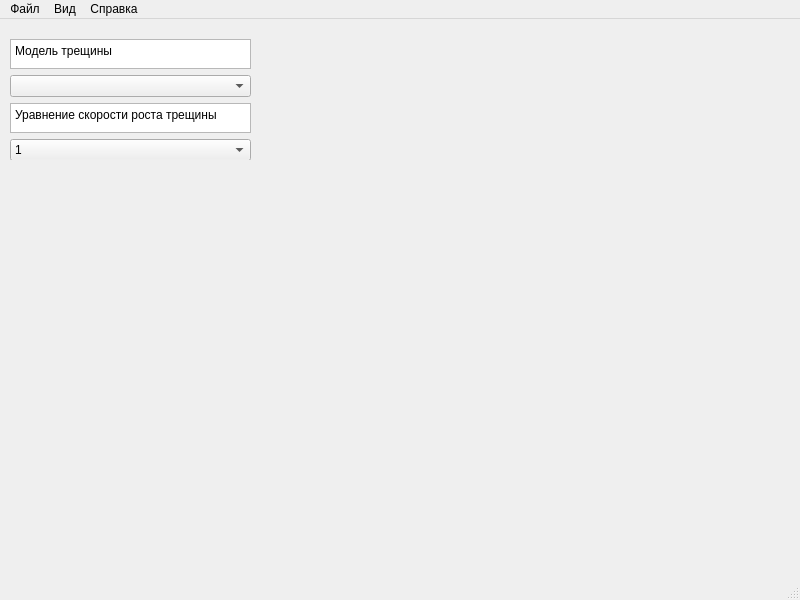
<?xml version="1.0" encoding="UTF-8"?>
<ui version="4.0">
 <class>MainWindow</class>
 <widget class="QMainWindow" name="MainWindow">
  <property name="geometry">
   <rect>
    <x>0</x>
    <y>0</y>
    <width>800</width>
    <height>600</height>
   </rect>
  </property>
  <property name="windowTitle">
   <string>MainWindow</string>
  </property>
  <widget class="QWidget" name="centralwidget">
   <widget class="QWidget" name="gridLayoutWidget">
    <property name="geometry">
     <rect>
      <x>10</x>
      <y>20</y>
      <width>241</width>
      <height>121</height>
     </rect>
    </property>
    <layout class="QGridLayout" name="gridLayout">
     <item row="4" column="0">
      <widget class="QTextEdit" name="textEdit_2">
       <property name="readOnly">
        <bool>true</bool>
       </property>
       <property name="html">
        <string>&lt;!DOCTYPE HTML PUBLIC &quot;-//W3C//DTD HTML 4.0//EN&quot; &quot;http://www.w3.org/TR/REC-html40/strict.dtd&quot;&gt;
&lt;html&gt;&lt;head&gt;&lt;meta name=&quot;qrichtext&quot; content=&quot;1&quot; /&gt;&lt;meta charset=&quot;utf-8&quot; /&gt;&lt;style type=&quot;text/css&quot;&gt;
p, li { white-space: pre-wrap; }
hr { height: 1px; border-width: 0; }
li.unchecked::marker { content: &quot;\2610&quot;; }
li.checked::marker { content: &quot;\2612&quot;; }
&lt;/style&gt;&lt;/head&gt;&lt;body style=&quot; font-family:'Segoe UI'; font-size:9pt; font-weight:400; font-style:normal;&quot;&gt;
&lt;p style=&quot; margin-top:0px; margin-bottom:0px; margin-left:0px; margin-right:0px; -qt-block-indent:0; text-indent:0px;&quot;&gt;Уравнение скорости роста трещины&lt;/p&gt;&lt;/body&gt;&lt;/html&gt;</string>
       </property>
      </widget>
     </item>
     <item row="5" column="0">
      <widget class="QComboBox" name="comboBox_2">
       <item>
        <property name="text">
         <string>1</string>
        </property>
       </item>
       <item>
        <property name="text">
         <string>2</string>
        </property>
       </item>
       <item>
        <property name="text">
         <string>3</string>
        </property>
       </item>
      </widget>
     </item>
     <item row="0" column="0">
      <widget class="QTextEdit" name="textEdit">
       <property name="readOnly">
        <bool>true</bool>
       </property>
       <property name="html">
        <string>&lt;!DOCTYPE HTML PUBLIC &quot;-//W3C//DTD HTML 4.0//EN&quot; &quot;http://www.w3.org/TR/REC-html40/strict.dtd&quot;&gt;
&lt;html&gt;&lt;head&gt;&lt;meta name=&quot;qrichtext&quot; content=&quot;1&quot; /&gt;&lt;meta charset=&quot;utf-8&quot; /&gt;&lt;style type=&quot;text/css&quot;&gt;
p, li { white-space: pre-wrap; }
hr { height: 1px; border-width: 0; }
li.unchecked::marker { content: &quot;\2610&quot;; }
li.checked::marker { content: &quot;\2612&quot;; }
&lt;/style&gt;&lt;/head&gt;&lt;body style=&quot; font-family:'Segoe UI'; font-size:9pt; font-weight:400; font-style:normal;&quot;&gt;
&lt;p style=&quot; margin-top:0px; margin-bottom:0px; margin-left:0px; margin-right:0px; -qt-block-indent:0; text-indent:0px;&quot;&gt;Модель трещины&lt;/p&gt;&lt;/body&gt;&lt;/html&gt;</string>
       </property>
      </widget>
     </item>
     <item row="1" column="0">
      <widget class="QComboBox" name="comboBox"/>
     </item>
    </layout>
   </widget>
  </widget>
  <widget class="QStatusBar" name="statusbar"/>
  <widget class="QMenuBar" name="menubar">
   <property name="geometry">
    <rect>
     <x>0</x>
     <y>0</y>
     <width>800</width>
     <height>22</height>
    </rect>
   </property>
   <widget class="QMenu" name="menu">
    <property name="title">
     <string>Файл</string>
    </property>
    <addaction name="action"/>
    <addaction name="action_2"/>
    <addaction name="action_3"/>
    <addaction name="action_4"/>
    <addaction name="separator"/>
    <addaction name="action_6"/>
   </widget>
   <widget class="QMenu" name="menu_3">
    <property name="title">
     <string>Вид</string>
    </property>
   </widget>
   <widget class="QMenu" name="menu_4">
    <property name="title">
     <string>Справка</string>
    </property>
   </widget>
   <addaction name="menu"/>
   <addaction name="menu_3"/>
   <addaction name="menu_4"/>
  </widget>
  <action name="action">
   <property name="text">
    <string>Открыть</string>
   </property>
  </action>
  <action name="action_2">
   <property name="text">
    <string>Сохранить</string>
   </property>
  </action>
  <action name="action_3">
   <property name="text">
    <string>Сохранить как...</string>
   </property>
  </action>
  <action name="action_4">
   <property name="text">
    <string>Настройки</string>
   </property>
  </action>
  <action name="action_6">
   <property name="text">
    <string>Выход</string>
   </property>
  </action>
 </widget>
 <resources/>
 <connections/>
</ui>
